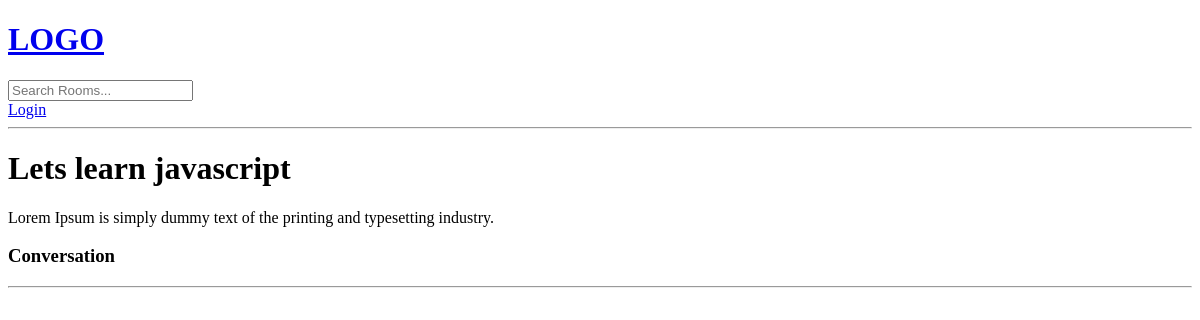
Before: /room/1/ with the older database file.
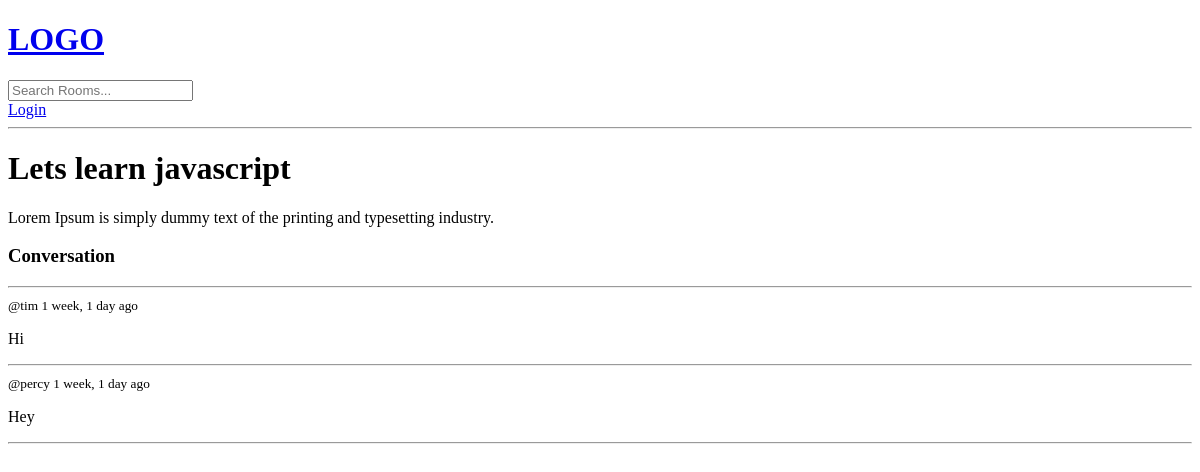
After: the same page with the newer database file.
### base/models.py (models this page shows, shortened)
class Room(models.Model):
    host = models.ForeignKey(User, on_delete=models.SET_NULL, null=True)
    topic = models.ForeignKey(Topic, on_delete=models.SET_NULL, null=True)
    name = models.CharField(max_length=200)
    description = models.TextField(null=True, blank=True) # means the description can be blank
    update  = models.DateTimeField(auto_now=True)
    created = models.DateTimeField(auto_now_add=True)
    class Meta:
        ordering = ['-update', '-created']

class Message(models.Model):
    user = models.ForeignKey(User, on_delete=models.CASCADE)
    room = models.ForeignKey(Room, on_delete=models.CASCADE)
    body = models.TextField()
    update  = models.DateTimeField(auto_now=True)
    created = models.DateTimeField(auto_now_add=True)

### base/views.py (the view, shortened to what this page needs)
# urls.py: path('room/<str:pk>/', views.room, name="room"),
def room(request, pk):
    room = Room.objects.get(id=pk)
    room_messages = room.message_set.all().order_by('-created')
    context = {'room': room, 'room_messages': room_messages}
    return render(request, 'base/room.html', context)

### base/templates/base/room.html (shortened to what this page needs)
{% extends 'main.html'%}
{% block content %}
<h1>{{ room.name }}</h1>
<p>{{ room.description }}</p>
<div class="comment-wrapper">
    <h3>Conversation</h3>
    <hr>
    {% for message in room_messages %}
        <div>
            <small>@{{ message.user }} {{message.created|timesince }} ago</small>
            <p>{{ message.body }}</p>
            <hr>
        </div>
    {% endfor %}
</div>
{% endblock %}

### templates/main.html (shortened to what this page needs)
<!DOCTYPE html>
<html lang="en">
<head>
</head>
<body>
    {% include 'navbar.html' %}
    {% block content %}
    {% endblock %}
</body>
</html>

### templates/navbar.html
<a href="/">
    <h1>LOGO</h1>
</a>
<form action="{% url 'home' %}" method="GET">
    <input type="text" name="q" placeholder="Search Rooms..."/>
</form>
{% if request.user.is_authenticated %}
<p>Hello {{ request.user }}</p>
<a href="{% url 'logout' %}">Logout</a>
{% else %}
<a href="{% url 'login' %}">Login</a>
{% endif %}
<hr>

Changed rows visible on the page:
added Message: user "tim", created "1 week, 1 day", body "Hi"
added Message: user "percy", created "1 week, 1 day", body "Hey"
